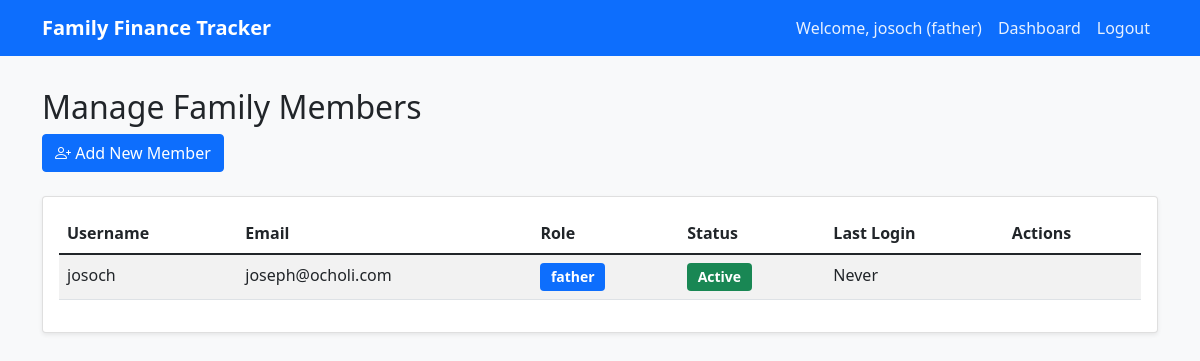
The app's page /manage_family_members (signed in), older data.
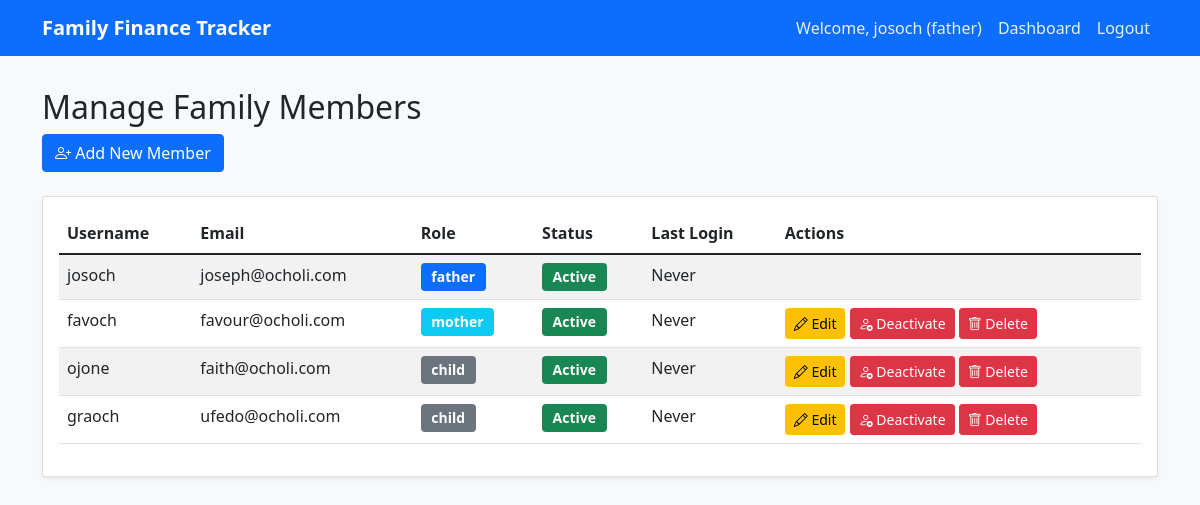
The same page, newer data.
### app.py (models this page shows, shortened)
class User(db.Model, UserMixin):
    id = db.Column(db.Integer, primary_key=True)
    username = db.Column(db.String(80), unique=True, nullable=False)
    email = db.Column(db.String(120), unique=True, nullable=False)
    password_hash = db.Column(db.String(128))
    role = db.Column(db.String(20), nullable=False)
    balance = db.Column(db.Float, default=0.0)
    is_active = db.Column(db.Boolean, default=True)
    family_id = db.Column(db.Integer, db.ForeignKey('family.id'))
    created_at = db.Column(db.DateTime, default=datetime.utcnow)
    funding_requests = db.relationship('FundingRequest',
                                     foreign_keys='FundingRequest.requested_by',
                                     backref=db.backref('requester_ref', lazy=True),
                                     lazy=True)
    requests_approved = db.relationship('FundingRequest',
                                      foreign_keys='FundingRequest.approved_by',
                                      backref=db.backref('approver_ref', lazy=True),
                                      lazy=True)
    funding_request_balances = db.relationship('FundingRequestBalance',
                                             backref='user_ref',
                                             lazy=True)
    @property
    def password(self):
        raise AttributeError('password is not a readable attribute')

### app.py (the view)
@app.route('/manage_family_members')
@login_required
@father_required
def manage_family_members():
    family_members = User.query.filter_by(family_id=current_user.family_id).all()
    return render_template('manage_family_members.html', family_members=family_members)

### app.py (called while the page is built)
@login_manager.user_loader
def load_user(user_id):
    return User.query.get(int(user_id))

def father_required(f):
    @wraps(f)
    def decorated_function(*args, **kwargs):
        if not current_user.is_authenticated or current_user.role != 'father':
            flash('This action requires father privileges')
            return redirect(url_for('dashboard'))
        return f(*args, **kwargs)
    return decorated_function

### templates/manage_family_members.html (shortened to what this page needs)
<!DOCTYPE html>
<html lang="en">
<head>
    <link href="https://cdn.jsdelivr.net/npm/bootstrap@5.1.3/dist/css/bootstrap.min.css" rel="stylesheet">
    <link rel="stylesheet" href="https://cdn.jsdelivr.net/npm/bootstrap-icons@1.7.2/font/bootstrap-icons.css">
    <link rel="stylesheet" href="{{ url_for('static', filename='style.css') }}">
</head>
<body>
    <nav class="navbar navbar-expand-lg navbar-dark bg-primary">
        <div class="container">
            <a class="navbar-brand" href="#">Family Finance Tracker</a>
            <div class="collapse navbar-collapse" id="navbarNav">
                <ul class="navbar-nav ms-auto">
                    <li class="nav-item">
                        <span class="nav-link">Welcome, {{ current_user.username }} ({{ current_user.role }})</span>
                    </li>
                    <li class="nav-item">
                        <a class="nav-link" href="{{ url_for('dashboard') }}">Dashboard</a>
                    </li>
                    <li class="nav-item">
                        <a class="nav-link" href="{{ url_for('logout') }}">Logout</a>
                    </li>
                </ul>
            </div>
        </div>
    </nav>
    <div class="container mt-4">
        <div class="row mb-4">
            <div class="col">
                <h2>Manage Family Members</h2>
                <a href="{{ url_for('add_family_member') }}" class="btn btn-primary">
                    <i class="bi bi-person-plus"></i> Add New Member
                </a>
            </div>
        </div>
        <div class="card">
            <div class="card-body">
                <div class="table-responsive">
                    <table class="table table-striped">
                        <thead>
                            <tr>
                                <th>Username</th>
                                <th>Email</th>
                                <th>Role</th>
                                <th>Status</th>
                                <th>Last Login</th>
                                <th>Actions</th>
                            </tr>
                        </thead>
                        <tbody>
                            {% for member in family_members %}
                            <tr>
                                <td>{{ member.username }}</td>
                                <td>{{ member.email }}</td>
                                <td>
                                    <span class="badge {% if member.role == 'father' %}bg-primary{% elif member.role == 'mother' %}bg-info{% else %}bg-secondary{% endif %}">
                                        {{ member.role }}
                                    </span>
                                </td>
                                <td>
                                    <span class="badge {% if member.is_active %}bg-success{% else %}bg-danger{% endif %}">
                                        {{ 'Active' if member.is_active else 'Inactive' }}
                                    </span>
                                </td>
                                <td>{{ member.last_login.strftime('%Y-%m-%d %H:%M') if member.last_login else 'Never' }}</td>
                                <td>
                                    {% if current_user.role == 'father' and member.id != current_user.id %}
                                        <a href="{{ url_for('edit_family_member', user_id=member.id) }}" class="btn btn-warning btn-sm">
                                            <i class="bi bi-pencil"></i> Edit
                                        </a>
                                        <a href="{{ url_for('toggle_member_status', user_id=member.id) }}" class="btn btn-{% if member.is_active %}danger{% else %}success{% endif %} btn-sm">
                                            <i class="bi bi-{% if member.is_active %}person-x{% else %}person-check{% endif %}"></i>
                                            {{ 'Deactivate' if member.is_active else 'Activate' }}
                                        </a>
                                        <button type="button" class="btn btn-danger btn-sm" data-bs-toggle="modal" data-bs-target="#deleteModal{{ member.id }}">
                                            <i class="bi bi-trash"></i> Delete
                                        </button>
                                    {% endif %}
                                </td>
                            </tr>
                            {% endfor %}
                        </tbody>
                    </table>
                </div>
            </div>
        </div>
    </div>
</body>
</html>

### static/style.css (style rules this page uses)
body { background-color: #f8f9fa; }
.navbar { margin-bottom: 2rem; }
.card { box-shadow: 0 0.125rem 0.25rem rgba(0, 0, 0, 0.075); margin-bottom: 1.5rem; }
.table th { font-weight: 600; }
.badge { font-size: 0.875rem; padding: 0.5em 0.75em; }
.btn-primary { background-color: #0d6efd; border-color: #0d6efd; }
.navbar-brand { font-weight: 600; }
.nav-link { color: rgba(255, 255, 255, 0.9) !important; }

Row changes from the older to the newer data that the page shows:
added User: username "favoch", email "favour@ocholi.com", role "mother", is_active "Active", last_login "Never", is_active "Deactivate"
added User: username "ojone", email "faith@ocholi.com", role "child", is_active "Active", last_login "Never", is_active "Deactivate"
added User: username "graoch", email "ufedo@ocholi.com", role "child", is_active "Active", last_login "Never", is_active "Deactivate"
